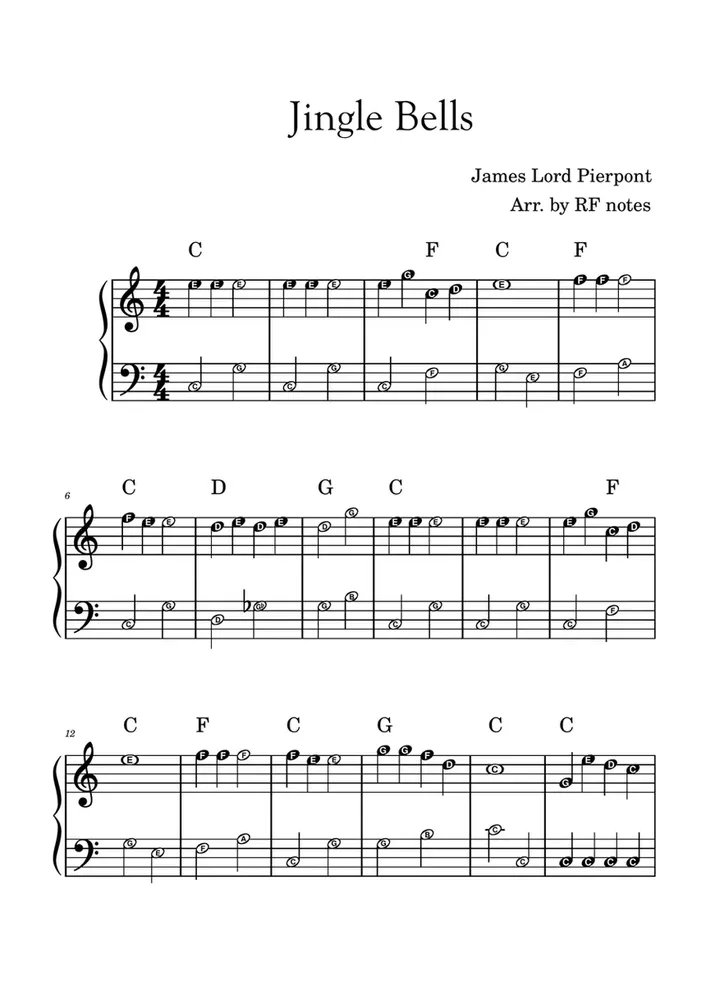
#> input picture sheets/Jingle_Bells.webp, 706 x 999 px, shrunk from 860 x 1217 before the run
$ python save_symbols.py ../sheets/Jingle_Bells.webp out
#> lines starting #> are read from the running program, lines starting #| are printed output that depends on the picture; after the words box and inside, x2 and y2 are one past the last pixel; in counts of white or black regions, pixels touching at a corner belong together
### src/preprocess.py
# Aafi Mansuri, Terry Zhen
# Preprocessing pipeline for OMR
# Converts a raw sheet music image into a clean binary image

import cv2
import numpy as np


def binarize(image_path):
    """
    Load a sheet music image, convert to grayscale, and binarize.
    Returns the binary image where black pixels (0) are notation/staff lines
    and white pixels (255) are background.
    """
    img = cv2.imread(image_path)
    if img is None:
        raise FileNotFoundError(f"Could not load image: {image_path}")

    gray = cv2.cvtColor(img, cv2.COLOR_BGR2GRAY)

    # Otsu's thresholding automatically determines the optimal threshold
    # THRESH_BINARY_INV so that notation is white (255) and background is black (0)
    # then we invert so notation is black (0) and background is white (255)
    _, binary = cv2.threshold(gray, 0, 255, cv2.THRESH_BINARY + cv2.THRESH_OTSU)

    return binary


# [12 lines that do not run on import are left out]

### src/staff.py
# Aafi Mansuri, Terry Zhen
# Staff detection, grouping, and removal for OMR pipeline

import cv2
import numpy as np


def detect_staff_lines(binary):
    """
    Detect staff line rows using horizontal projection.
    Count the number of black pixels (0) in each row.
    Rows with counts above a threshold are staff lines.
    Returns a list of y-coordinates where staff lines exist.
    """
    # count black pixels per row (black = 0)
    h, w = binary.shape
    row_black_counts = np.sum(binary == 0, axis=1)

    # staff lines span most of the image width
    threshold = w * 0.3
    staff_line_rows = np.where(row_black_counts > threshold)[0]

    return staff_line_rows.tolist()


def group_into_staves(staff_line_rows):
    """
    Group detected staff line rows into staves of 5 lines each.
    Lines within a staff are closely spaced, gaps between staves are larger.
    Returns a list of staves, each with line y-coords and spacing.
    """
    if not staff_line_rows:
        return []

    # merge consecutive rows into single line positions
    merged_lines = []
    current_group = [staff_line_rows[0]]

    for i in range(1, len(staff_line_rows)):
        if staff_line_rows[i] - staff_line_rows[i - 1] <= 2:
            current_group.append(staff_line_rows[i])
        else:
            # take the middle row of the group as the line position
            merged_lines.append(int(np.mean(current_group)))
            current_group = [staff_line_rows[i]]

    merged_lines.append(int(np.mean(current_group)))

    # lines within a staff have small, consistent gaps
    # gaps between staves are significantly larger
    staves = []
    current_staff = [merged_lines[0]]

    for i in range(1, len(merged_lines)):
        gap = merged_lines[i] - merged_lines[i - 1]

        if len(current_staff) == 1:
            current_staff.append(merged_lines[i])
        else:
            avg_spacing = (current_staff[-1] - current_staff[0]) / (len(current_staff) - 1)

            if gap < avg_spacing * 2 and len(current_staff) < 5:
                # gap is consistent with within-staff spacing
                current_staff.append(merged_lines[i])
            else:
                # gap is too large so it will start a new staff
                staves.append(current_staff)
                current_staff = [merged_lines[i]]

    if current_staff:
        staves.append(current_staff)

    # staff metadata
    staff_metadata = []
    for staff in staves:
        if len(staff) == 5:
            spacings = [staff[i + 1] - staff[i] for i in range(4)]
            avg_spacing = np.mean(spacings)
            staff_metadata.append({
                "lines": staff,
                "spacing": avg_spacing,
            })

    return staff_metadata


def group_into_systems(staves):
    """
    Group staves into systems based on gaps between them.
    For treble-only input, each system has one staff.
    For treble+bass, each system has two staves.
    Identifies treble vs bass: in a paired system, top staff is treble, bottom is bass.
    """
    if not staves:
        return staves

    if len(staves) <= 1:
        staves[0]["system_index"] = 0
        staves[0]["clef"] = "treble"
        return staves

    # calculate gaps between consecutive staves - bottom line to top line
    gaps = []
    for i in range(1, len(staves)):
        gap = staves[i]["lines"][0] - staves[i - 1]["lines"][-1]
        gaps.append(gap)


    # if there are two distinct gap sizes, staves are paired
    # if all gaps are roughly similar, each staff is its own system
    min_gap = min(gaps)
    max_gap = max(gaps)

    if max_gap > min_gap * 1.8:
        # use the midpoint between min and max as the threshold
        threshold = (min_gap + max_gap) / 2
    else:
        # all gaps are similar so each staff is its own system
        threshold = 0

    # group staves into systems
    systems = [[0]]
    for i in range(len(gaps)):
        if threshold > 0 and gaps[i] < threshold:
            # small gap - same system (treble+bass pair)
            systems[-1].append(i + 1)
        else:
            # large gap or no pairing - new system
            systems.append([i + 1])

    # assign system index and clef to each staff
    for sys_idx, system in enumerate(systems):
        if len(system) == 1:
            staves[system[0]]["system_index"] = sys_idx
            staves[system[0]]["clef"] = "treble"
        else:
            for j, staff_idx in enumerate(system):
                staves[staff_idx]["system_index"] = sys_idx
                staves[staff_idx]["clef"] = "treble" if j == 0 else "bass"

    return staves


def remove_staff_lines(binary, staff_line_rows):
    """
    Remove staff line pixels using conditional deletion.
    Only remove a black pixel on a staff line row if it has no
    black pixels above and below outside the staff line region.
    Handles staff lines that are multiple pixels thick.
    Returns a cleaned image.
    """
    cleaned = binary.copy()
    h, w = cleaned.shape

    # build a set of staff line rows for quick lookup
    staff_row_set = set(staff_line_rows)

    for y in staff_line_rows:
        for x in range(w):
            if cleaned[y, x] == 0:  # black pixel on staff line
                # find the first row above that is not a staff line row
                check_above = y - 1
                while check_above >= 0 and check_above in staff_row_set:
                    check_above -= 1
                has_above = check_above >= 0 and cleaned[check_above, x] == 0

                # find the first row below that is not a staff line row
                check_below = y + 1
                while check_below < h and check_below in staff_row_set:
                    check_below += 1
                has_below = check_below < h and cleaned[check_below, x] == 0

                if not has_above and not has_below:
                    cleaned[y, x] = 255  # set to white

    return cleaned


# [34 lines that do not run on import are left out]

### src/segment.py
# Aafi Mansuri, Terry Zhen
# Symbol segmentation for OMR pipeline
# Isolates individual musical symbols from cleaned image

import cv2
import numpy as np


def find_symbols(cleaned, staves):
    """
    Find all connected components in the cleaned image and extract
    bounding boxes and metadata for each blob.
    Returns a list of raw symbol candidates.
    """
    # invert so blobs are white on black
    inverted = cv2.bitwise_not(cleaned)

    contours, _ = cv2.findContours(inverted, cv2.RETR_EXTERNAL, cv2.CHAIN_APPROX_SIMPLE)

    candidates = []
    for contour in contours:
        x, y, w, h = cv2.boundingRect(contour)
        area = cv2.contourArea(contour)
        cx = x + w // 2  # x center
        cy = y + h // 2  # y center

        candidates.append({
            "x": cx,
            "y": cy,
            "bbox": (x, y, w, h),
            "area": area,
            "contour": contour,
        })

    return candidates


def merge_nearby_fragments(candidates, avg_spacing):
    """
    Merge small blobs that are vertically close and at similar x positions.
    These are likely fragments of hollow note heads broken by staff line removal.
    """
    if not candidates:
        return candidates

    # sort by x position
    candidates.sort(key=lambda c: c["x"])
    merged = []
    used = set()

    for i, c1 in enumerate(candidates):
        if i in used:
            continue

        x1, y1, w1, h1 = c1["bbox"]
        group = [i]

        for j, c2 in enumerate(candidates):
            if j <= i or j in used:
                continue

            x2, y2, w2, h2 = c2["bbox"]

            # check if horizontally close and vertically nearby
            x_overlap = abs(c1["x"] - c2["x"]) < avg_spacing
            y_close = abs(c1["y"] - c2["y"]) < avg_spacing * 2
            both_small = c1["area"] < avg_spacing * avg_spacing and c2["area"] < avg_spacing * avg_spacing

            if x_overlap and y_close and both_small:
                group.append(j)
                used.add(j)

        if len(group) > 1:
            # merge bounding boxes
            all_x = [candidates[g]["bbox"][0] for g in group]
            all_y = [candidates[g]["bbox"][1] for g in group]
            all_r = [candidates[g]["bbox"][0] + candidates[g]["bbox"][2] for g in group]
            all_b = [candidates[g]["bbox"][1] + candidates[g]["bbox"][3] for g in group]

            new_x = min(all_x)
            new_y = min(all_y)
            new_w = max(all_r) - new_x
            new_h = max(all_b) - new_y
            total_area = sum(candidates[g]["area"] for g in group)

            merged.append({
                "x": new_x + new_w // 2,
                "y": new_y + new_h // 2,
                "bbox": (new_x, new_y, new_w, new_h),
                "area": total_area,
                "contour": candidates[group[0]]["contour"],
            })
        else:
            merged.append(c1)

        used.add(i)

    return merged


def assign_to_staff(candidate, staves):
    """
    Assign a symbol candidate to the closest staff based on y-center.
    Returns the staff index or -1 if not close to any staff.
    """
    cy = candidate["y"]
    best_staff = -1
    best_dist = float("inf")

    for i, staff in enumerate(staves):
        top_line = staff["lines"][0]
        bottom_line = staff["lines"][-1]
        staff_center = (top_line + bottom_line) / 2

        # allow some margin above and below the staff for ledger line notes
        margin = staff["spacing"] * 3
        if top_line - margin <= cy <= bottom_line + margin:
            dist = abs(cy - staff_center)
            if dist < best_dist:
                best_dist = dist
                best_staff = i

    return best_staff


def filter_symbols(candidates, staves, cleaned):
    """
    Filter out noise, bar lines, clefs, lyrics, and other non-note symbols.
    Returns a list of filtered symbol dictionaries.
    """
    if not staves:
        return []

    avg_spacing = np.mean([s["spacing"] for s in staves])
    img_h, img_w = cleaned.shape

    # merge nearby fragments
    candidates = merge_nearby_fragments(candidates, avg_spacing)

    symbols = []

    for cand in candidates:
        x, y, w, h = cand["bbox"]

        # discard very small blobs
        if cand["area"] < avg_spacing * 2:
            continue

        # discard very large blobs
        if cand["area"] > avg_spacing * avg_spacing * 20:
            continue

        # discard very tall thin blobs
        if h > avg_spacing * 4 and w < avg_spacing:
            continue

        # discard wide horizontal fragments
        if w > avg_spacing * 3 and h < avg_spacing:
            continue

        # discard very wide blobs
        if w > avg_spacing * 2.5:
            continue

        # assign to a staff
        staff_idx = assign_to_staff(cand, staves)

        # discard if not close to any staff
        if staff_idx == -1:
            continue

        # discard if staff is bass clef
        if staves[staff_idx].get("clef") == "bass":
            continue

        # discard symbols at far left
        staff = staves[staff_idx]
        staff_top = staff["lines"][0]
        staff_bottom = staff["lines"][-1]

        if x < img_w * 0.12:
            continue

        # discard symbols clearly above the staff
        if y + h < staff_top - avg_spacing * 2:
            continue

        # discard symbols clearly below the staff
        if y > staff_bottom + avg_spacing * 2:
            continue

        # crop the symbol from the cleaned image
        pad = 2
        crop_x = max(0, x - pad)
        crop_y = max(0, y - pad)
        crop_w = min(img_w, x + w + pad) - crop_x
        crop_h = min(img_h, y + h + pad) - crop_y
        cropped = cleaned[crop_y:crop_y + crop_h, crop_x:crop_x + crop_w]

        symbols.append({
            "image": cropped,
            "x": cand["x"],
            "y": cand["y"],
            "bbox": cand["bbox"],
            "staff_index": staff_idx,
            "system_index": staves[staff_idx]["system_index"],
        })

    # sort by system index, then by x position
    symbols.sort(key=lambda s: (s["system_index"], s["x"]))

    return symbols


# [18 lines left out: function draw_debug, not called in this run]


# [31 lines that do not run on import are left out]

### src/save_symbols.py
# Save each segmented symbol as an individual image file

import cv2
import os
import sys
from preprocess import binarize
from staff import detect_staff_lines, group_into_staves, group_into_systems, remove_staff_lines
from segment import filter_symbols, find_symbols


def save_symbols(output_dir="symbols"):
    os.makedirs(output_dir, exist_ok=True)

    binary = binarize(sys.argv[1])
#> in binarize, img is the input picture: shape (999, 706, 3); mean B, G, R 241.2, 241.2, 241.2
#> in binarize, `_, binary = cv2.threshold(gray, 0, 255, cv2.THRESH_BINARY + cv2.THRESH..`:
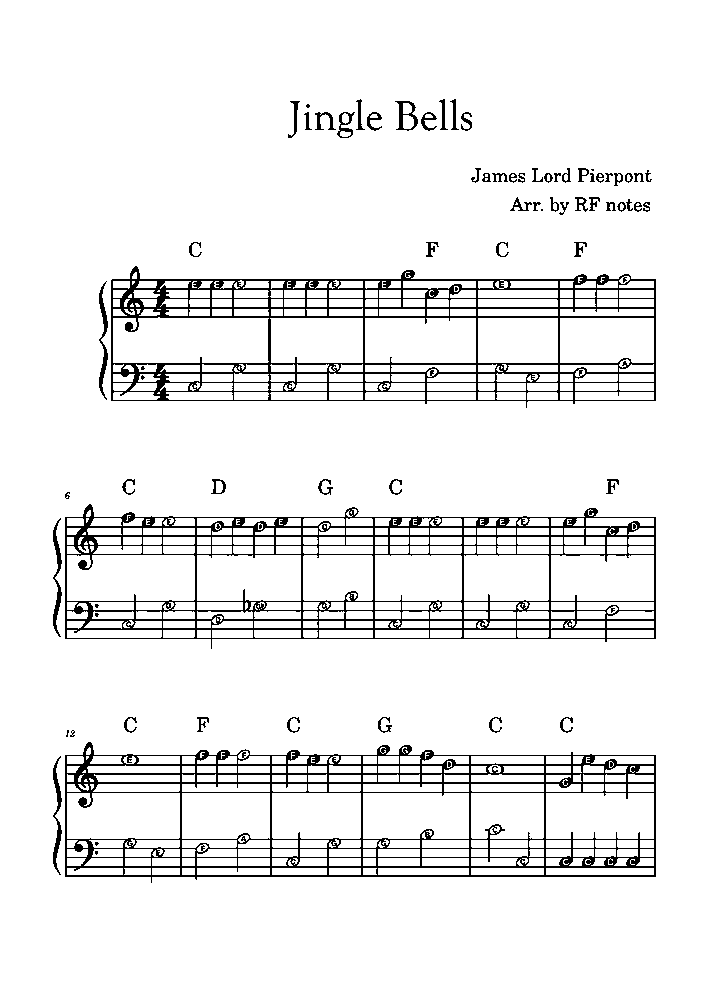
#> binary: shape (999, 706); 93.4% white; black in thin lines or dots, all inside (x1, y1, x2, y2) = (53, 99, 656, 883)
    staff_line_rows = detect_staff_lines(binary)
#> in detect_staff_lines, `row_black_counts = np.sum(binary == 0, axis=1)`: row_black_counts = 999 values, max 596 at index 545, min 0 at index 0, mean 46.93
#> in detect_staff_lines, `staff_line_rows = np.where(row_black_counts > threshold)[0]`: staff_line_rows = 46 values from 279 to 876
#> staff_line_rows = 46 values from 279 to 876
    staves = group_into_staves(staff_line_rows)
#> in group_into_staves, `current_group = [staff_line_rows[0]]`: current_group = [279]
#> the loop in group_into_staves, `for i in range(1, len(staff_line_rows)):` made 45 passes
#> current_group on passes 2, 4, 5, 7, 9, 11, 13, 14: [288], [298], [307], [316], [363], [372], [382], [391]
#> after the loop in group_into_staves, `for i in range(1, len(staff_line_rows)):`: merged_lines = 29 values from 279 to 866
#> in group_into_staves, `current_staff = [merged_lines[0]]`: current_staff = [279]
#> the loop in group_into_staves, `for i in range(1, len(merged_lines)):` made 29 passes
#> (gap, avg_spacing, current_staff) on passes 5, 10, 15, 20, 25: (47, 9.25, [363]), (117, 9.25, [517]), (47, 9.25, [601]), (117, 9.25, [755]), (47, 9.25, [839])
#> after the loop in group_into_staves, `for i in range(1, len(merged_lines)):`: staves = [[279, 288, 298, 307, 316], [363, 372, 382, 391, 400], [517, 526, 535, 545, 554], [601, 610, 619, 628, 638], [755, 764, 773, 782, 792]]
#> the loop in group_into_staves, `for staff in staves:` made 6 passes
#> (staff, spacings, avg_spacing) on passes 1 to 6: ([279, 288, 298, 307, 316], [9, 10, 9, 9], 9.25), ([363, 372, 382, 391, 400], [9, 10, 9, 9], 9.25), ([517, 526, 535, 545, 554], [9, 9, 10, 9], 9.25), ([601, 610, 619, 628, 638], [9, 9, 9, 10], 9.25), ([755, 764, 773, 782, 792], [9, 9, 9, 10], 9.25), ([839, 848, 857, 866, 875], [9, 9, 9, 9], 9)
#> after the loop in group_into_staves, `for staff in staves:`: staff_metadata = 6 items
#> staves = 6 items
    staves = group_into_systems(staves)
#> the loop in group_into_systems, `for i in range(1, len(staves)):` made 5 passes
#> gap on passes 1 to 5: 47, 117, 47, 117, 47
#> after the loop in group_into_systems, `for i in range(1, len(staves)):`: gaps = [47, 117, 47, 117, 47]
#> in group_into_systems, `min_gap = min(gaps)`: min_gap = 47
#> in group_into_systems, `max_gap = max(gaps)`: max_gap = 117
#> in group_into_systems, `threshold = (min_gap + max_gap) / 2`: threshold = 82
#> the loop in group_into_systems, `for i in range(len(gaps)):` made 5 passes
#> after the loop in group_into_systems, `for i in range(len(gaps)):`: systems = [[0, 1], [2, 3], [4, 5]]
#> the loop in group_into_systems, `for sys_idx, system in enumerate(systems):` made 3 passes
#> after the loop in group_into_systems, `for sys_idx, system in enumerate(systems):`: staves = 6 items
    cleaned = remove_staff_lines(binary, staff_line_rows)
#> in remove_staff_lines, `staff_row_set = set(staff_line_rows)`: staff_row_set = 46 items
#> the loop in remove_staff_lines, `for y in staff_line_rows:` made 46 passes
#> y on passes 1 to 8: 279, 280, 288, 289, 298, 307, 308, 316
#> after the loop in remove_staff_lines, `for y in staff_line_rows:`:
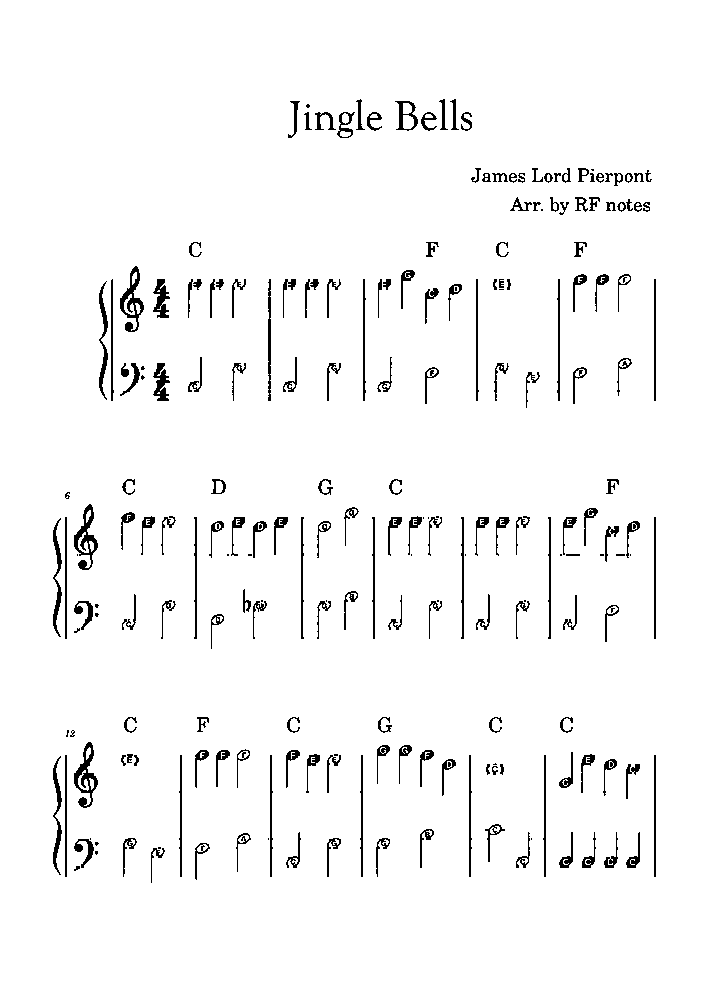
#> cleaned: shape (999, 706); 96.5% white; black in thin lines or dots, all inside (x1, y1, x2, y2) = (53, 99, 656, 883)

    candidates = find_symbols(cleaned, staves)
#> in find_symbols, `contours, _ = cv2.findContours(inverted, cv2.RETR_EXTERNAL, cv2.CHAIN_..`: contours = 220 contours, 52 with area under 20; largest, box (x1, y1, x2, y2) and area: (74, 742, 98, 808) 688, (74, 504, 98, 570) 685, (120, 266, 144, 332) 681, (395, 101, 418, 131) 436, (153, 279, 170, 318) 304
#> the loop in find_symbols, `for contour in contours:` made 220 passes
#> (x, y, w, h, area, cx, cy) on passes 3, 5, 7: (151, 848, 14, 35, 37, 158, 865), (195, 843, 15, 37, 129, 202, 861), (74, 839, 20, 29, 161.5, 84, 853)
#> after the loop in find_symbols, `for contour in contours:`: candidates = 220 items
#> candidates = 220 items
    symbols = filter_symbols(candidates, staves, cleaned)
#> in filter_symbols, `avg_spacing = np.mean([s["spacing"] for s in staves])`: avg_spacing = 9.21
#> the loop in merge_nearby_fragments, `for i, c1 in enumerate(candidates):` made 220 passes
#> (x1, y1, w1, h1, all_x, all_y, all_r) on pass 22: (121, 755, 5, 11, [121, 127], [755, 754], [126, 133])
    print(f"Found {len(symbols)} symbols — saving to '{output_dir}/'")
#| Found 52 symbols — saving to 'out/'

    for i, s in enumerate(symbols):
        filename = (
            f"sys{s['system_index']:02d}"
            f"_staff{s['staff_index']:02d}"
            f"_x{int(s['x']):04d}"
            f"_{i:04d}.png"
        )
        cv2.imwrite(os.path.join(output_dir, filename), s["image"])
#> this loop made 52 passes
#> pass 1, in save_symbols, `cv2.imwrite(os.path.join(output_dir, filename), s["image"])`:
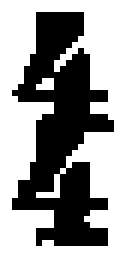
#> saved as sys00_staff00_x0161_0000.png: shape (43, 21) (shown 6 times larger); 60.1% white; 1 black region, box (x1, y1, x2, y2) and area: (2, 2, 19, 41) 360


if __name__ == "__main__":
    if len(sys.argv) < 2:
        print("Usage: python save_symbols.py <image_path> [output_dir]")
        sys.exit(1)

    image_path = sys.argv[1]
    output_dir = sys.argv[2] if len(sys.argv) > 2 else "symbols"
    save_symbols(output_dir)
